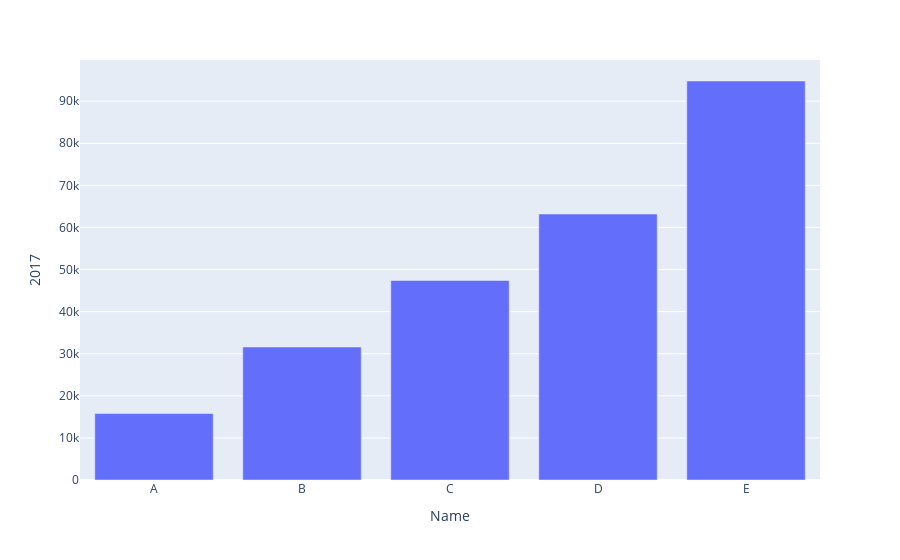

Notebook code for this chart:
### Code cell
# 2 ใช้ข้อมูลจากข้อ 1 สร้าง Bar Plot ให้แกน X เป็นชื่อ และแกน Y เป็นเงินของปี 2017 คูณ 2 และสลับแกน (สองกราฟ) และปรับให้แกน X เอียง -45 องศา
yy = df['2017'] *2
fig = px.bar(x=df.index,y=yy,labels={'y':'2017','x':'Name'})
fig.show()

### Figure 1 — Plotly figure (JSON) as saved in the notebook; plotly's stock layout.template omitted (floating-point values rounded to 4 significant figures)
{"data": [{"alignmentgroup": "True", "hovertemplate": "Name=%{x}<br>2017=%{y}<extra></extra>", "legendgroup": "", "marker": {"color": "#636efa"}, "name": "", "offsetgroup": "", "orientation": "v", "showlegend": false, "textposition": "auto", "type": "bar", "x": ["A", "B", "C", "D", "E"], "xaxis": "x", "y": [15800, 31600, 47400, 63200, 94800], "yaxis": "y"}], "layout": {"barmode": "relative", "legend": {"tracegroupgap": 0}, "margin": {"t": 60}, "xaxis": {"anchor": "y", "domain": [0, 1], "title": {"text": "Name"}}, "yaxis": {"anchor": "x", "domain": [0, 1], "title": {"text": "2017"}}}}
